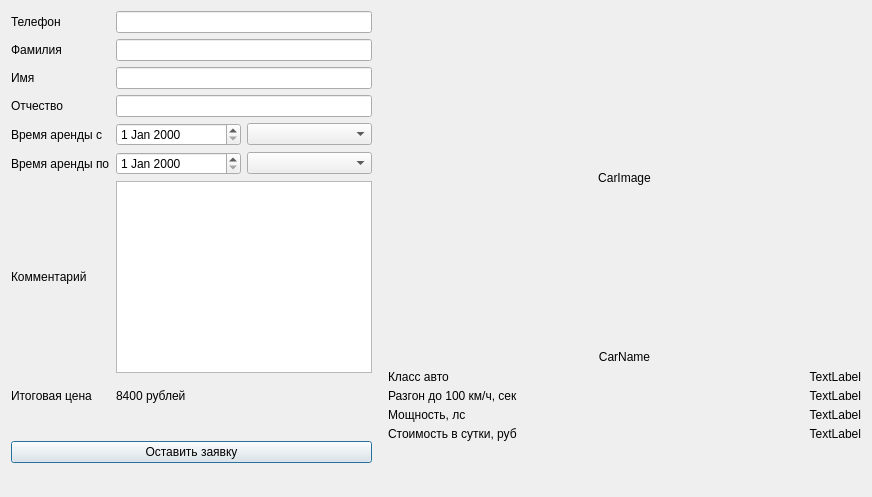
<?xml version="1.0" encoding="UTF-8"?>
<ui version="4.0">
 <class>CarReservationForm</class>
 <widget class="QDialog" name="CarReservationForm">
  <property name="geometry">
   <rect>
    <x>0</x>
    <y>0</y>
    <width>872</width>
    <height>497</height>
   </rect>
  </property>
  <property name="windowTitle">
   <string>Dialog</string>
  </property>
  <layout class="QGridLayout" name="gridLayout_2">
   <item row="0" column="0">
    <layout class="QHBoxLayout" name="horizontalLayout" stretch="0,0,6">
     <item>
      <layout class="QGridLayout" name="gridLayout" rowstretch="0,0,0,0,0,0,0,0,0,0" columnstretch="1,0" rowminimumheight="0,0,0,0,0,0,0,0,0,0">
       <item row="3" column="1">
        <widget class="QLineEdit" name="patronymicEdit"/>
       </item>
       <item row="4" column="0">
        <widget class="QLabel" name="label_11">
         <property name="text">
          <string>Время аренды с</string>
         </property>
        </widget>
       </item>
       <item row="5" column="0">
        <widget class="QLabel" name="label_12">
         <property name="text">
          <string>Время аренды по</string>
         </property>
        </widget>
       </item>
       <item row="1" column="0">
        <widget class="QLabel" name="label_3">
         <property name="text">
          <string>Фамилия</string>
         </property>
        </widget>
       </item>
       <item row="0" column="0">
        <widget class="QLabel" name="label">
         <property name="text">
          <string>Телефон</string>
         </property>
        </widget>
       </item>
       <item row="2" column="1">
        <widget class="QLineEdit" name="firstnameEdit"/>
       </item>
       <item row="6" column="1">
        <widget class="QTextEdit" name="commentEdit">
         <property name="sizePolicy">
          <sizepolicy hsizetype="Fixed" vsizetype="Fixed">
           <horstretch>0</horstretch>
           <verstretch>0</verstretch>
          </sizepolicy>
         </property>
        </widget>
       </item>
       <item row="1" column="1">
        <widget class="QLineEdit" name="surnameEdit"/>
       </item>
       <item row="3" column="0">
        <widget class="QLabel" name="label_7">
         <property name="text">
          <string>Отчество</string>
         </property>
        </widget>
       </item>
       <item row="7" column="0">
        <widget class="QLabel" name="label_20">
         <property name="text">
          <string>Итоговая цена</string>
         </property>
        </widget>
       </item>
       <item row="6" column="0">
        <widget class="QLabel" name="label_13">
         <property name="text">
          <string>Комментарий</string>
         </property>
        </widget>
       </item>
       <item row="7" column="1">
        <widget class="QLabel" name="price">
         <property name="text">
          <string>8400 рублей</string>
         </property>
        </widget>
       </item>
       <item row="5" column="1">
        <layout class="QHBoxLayout" name="horizontalLayout_3">
         <item>
          <widget class="QDateEdit" name="endLeaseDatePicker"/>
         </item>
         <item>
          <widget class="QComboBox" name="endLeaseTimePicker"/>
         </item>
        </layout>
       </item>
       <item row="2" column="0">
        <widget class="QLabel" name="label_5">
         <property name="text">
          <string>Имя</string>
         </property>
        </widget>
       </item>
       <item row="0" column="1">
        <widget class="QLineEdit" name="phoneEdit"/>
       </item>
       <item row="4" column="1">
        <layout class="QHBoxLayout" name="horizontalLayout_2">
         <item>
          <widget class="QDateEdit" name="startLeaseDatePicker"/>
         </item>
         <item>
          <widget class="QComboBox" name="startLeaseTimePicker"/>
         </item>
        </layout>
       </item>
       <item row="8" column="0" rowspan="2" colspan="2">
        <widget class="QPushButton" name="sendOrder">
         <property name="sizePolicy">
          <sizepolicy hsizetype="Minimum" vsizetype="Maximum">
           <horstretch>0</horstretch>
           <verstretch>0</verstretch>
          </sizepolicy>
         </property>
         <property name="text">
          <string>Оставить заявку</string>
         </property>
        </widget>
       </item>
      </layout>
     </item>
     <item>
      <spacer name="horizontalSpacer">
       <property name="orientation">
        <enum>Qt::Orientation::Horizontal</enum>
       </property>
       <property name="sizeType">
        <enum>QSizePolicy::Policy::Fixed</enum>
       </property>
       <property name="sizeHint" stdset="0">
        <size>
         <width>10</width>
         <height>20</height>
        </size>
       </property>
      </spacer>
     </item>
     <item>
      <layout class="QVBoxLayout" name="verticalLayout_2" stretch="1,0,0">
       <item>
        <widget class="QLabel" name="CarImage">
         <property name="text">
          <string>CarImage</string>
         </property>
         <property name="alignment">
          <set>Qt::AlignmentFlag::AlignCenter</set>
         </property>
        </widget>
       </item>
       <item>
        <widget class="QLabel" name="carName">
         <property name="text">
          <string>CarName</string>
         </property>
         <property name="alignment">
          <set>Qt::AlignmentFlag::AlignHCenter|Qt::AlignmentFlag::AlignTop</set>
         </property>
        </widget>
       </item>
       <item>
        <layout class="QFormLayout" name="formLayout_5">
         <property name="verticalSpacing">
          <number>5</number>
         </property>
         <item row="0" column="0">
          <widget class="QLabel" name="label_14">
           <property name="text">
            <string>Класс авто</string>
           </property>
          </widget>
         </item>
         <item row="0" column="1">
          <widget class="QLabel" name="carClass">
           <property name="text">
            <string>TextLabel</string>
           </property>
           <property name="alignment">
            <set>Qt::AlignmentFlag::AlignRight|Qt::AlignmentFlag::AlignTrailing|Qt::AlignmentFlag::AlignVCenter</set>
           </property>
          </widget>
         </item>
         <item row="1" column="0">
          <widget class="QLabel" name="label_16">
           <property name="text">
            <string>Разгон до 100 км/ч, сек</string>
           </property>
          </widget>
         </item>
         <item row="1" column="1">
          <widget class="QLabel" name="carAceleration">
           <property name="text">
            <string>TextLabel</string>
           </property>
           <property name="alignment">
            <set>Qt::AlignmentFlag::AlignRight|Qt::AlignmentFlag::AlignTrailing|Qt::AlignmentFlag::AlignVCenter</set>
           </property>
          </widget>
         </item>
         <item row="2" column="0">
          <widget class="QLabel" name="label_18">
           <property name="text">
            <string>Мощность, лс</string>
           </property>
          </widget>
         </item>
         <item row="2" column="1">
          <widget class="QLabel" name="carPower">
           <property name="text">
            <string>TextLabel</string>
           </property>
           <property name="alignment">
            <set>Qt::AlignmentFlag::AlignRight|Qt::AlignmentFlag::AlignTrailing|Qt::AlignmentFlag::AlignVCenter</set>
           </property>
          </widget>
         </item>
         <item row="3" column="0">
          <widget class="QLabel" name="label_2">
           <property name="text">
            <string>Стоимость в сутки, руб</string>
           </property>
          </widget>
         </item>
         <item row="3" column="1">
          <widget class="QLabel" name="carPrice">
           <property name="text">
            <string>TextLabel</string>
           </property>
           <property name="alignment">
            <set>Qt::AlignmentFlag::AlignRight|Qt::AlignmentFlag::AlignTrailing|Qt::AlignmentFlag::AlignVCenter</set>
           </property>
          </widget>
         </item>
         <item row="4" column="0">
          <spacer name="verticalSpacer">
           <property name="orientation">
            <enum>Qt::Orientation::Vertical</enum>
           </property>
           <property name="sizeHint" stdset="0">
            <size>
             <width>20</width>
             <height>40</height>
            </size>
           </property>
          </spacer>
         </item>
        </layout>
       </item>
      </layout>
     </item>
    </layout>
   </item>
  </layout>
 </widget>
 <resources/>
 <connections/>
</ui>
